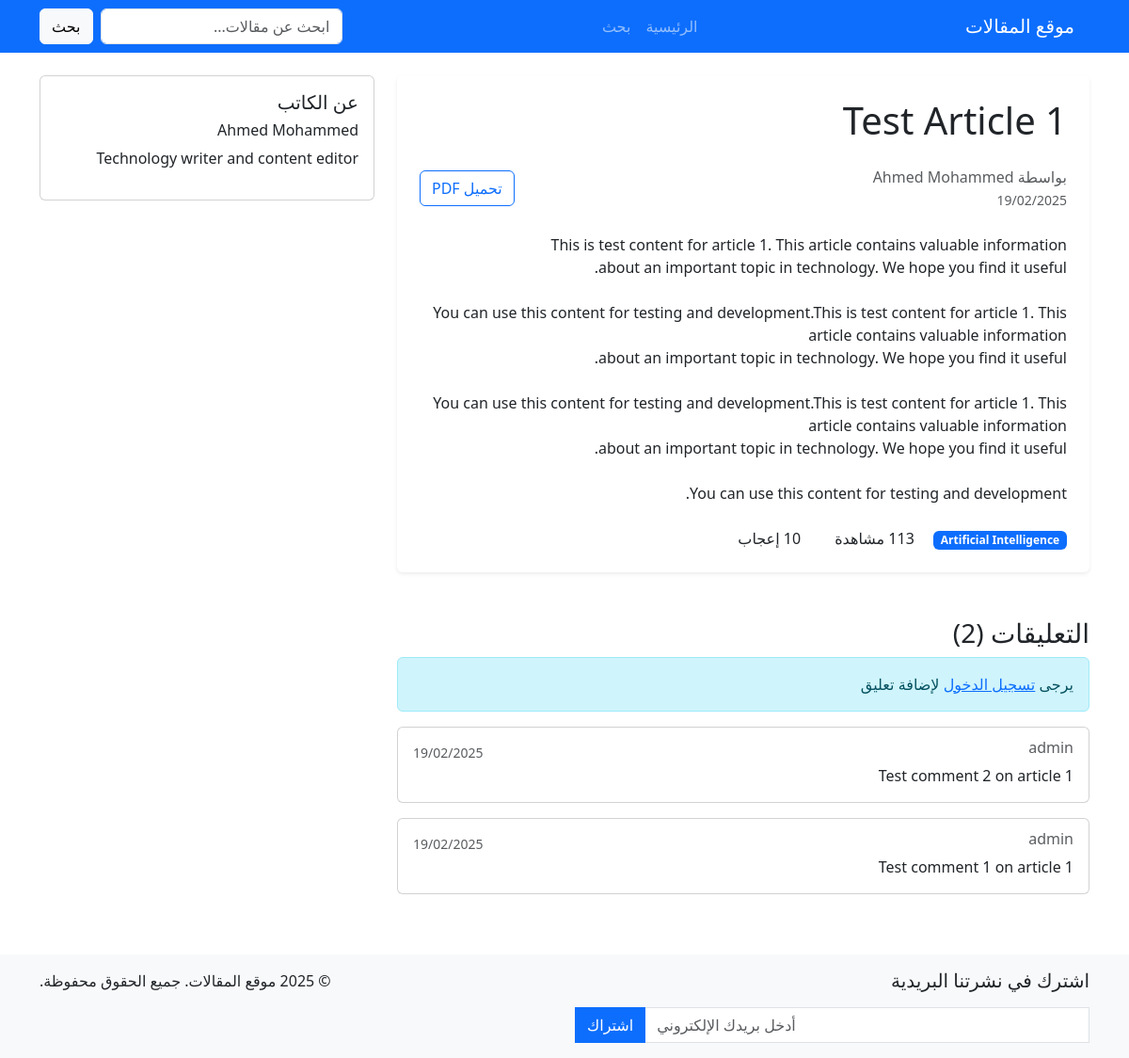
The page /article/test-article-1/ on the database its author committed.
### myapp/models.py (models this page shows, shortened)
class Article(models.Model):
    STATUS_CHOICES = [
        ('draft', 'مسودة'),
        ('published', 'منشور'),
        ('archived', 'مؤرشف')
    ]
    title = models.CharField(max_length=200, validators=[MinLengthValidator(5, "العنوان قصير جداً")])
    slug = models.SlugField(unique=True, blank=True)
    content = models.TextField(validators=[MinLengthValidator(100, "المحتوى قصير جداً")])
    summary = models.TextField(max_length=300, help_text="ملخص قصير للمقال", blank=True)
    author = models.ForeignKey(Author, on_delete=models.CASCADE, related_name='articles')
    category = models.ForeignKey(Category, on_delete=models.SET_NULL, null=True, related_name='articles')
    tags = models.CharField(max_length=500, help_text="الوسوم مفصولة بفواصل", blank=True)
    featured_image = models.ImageField(
        upload_to='articles/',
        null=True,
        blank=True,
        validators=[validate_image_size],
        help_text="الصورة الرئيسية للمقال"
    )
    image = models.ImageField(upload_to='articles/%Y/%m/', blank=True, null=True, help_text="صورة المقال")
    status = models.CharField(max_length=10, choices=STATUS_CHOICES, default='draft')
    pub_date = models.DateTimeField(default=timezone.now)
    last_modified = models.DateTimeField(auto_now=True)
    views = models.PositiveIntegerField(default=0)
    likes = models.PositiveIntegerField(default=0)
    allow_comments = models.BooleanField(default=True)
    featured = models.BooleanField(default=False, help_text="عرض في القسم المميز")
    def save(self, *args, **kwargs):
        if not self.slug:
            self.slug = slugify(self.title)
        super().save(*args, **kwargs)
    class Meta:
        ordering = ['-pub_date']
        verbose_name = "مقال"
        verbose_name_plural = "المقالات"
        indexes = [
            models.Index(fields=['pub_date', 'status']),
            models.Index(fields=['author', 'status']),
            models.Index(fields=['category', 'status']),
        ]
    def get_reading_time(self):
        return readtime.of_text(self.content)

class Author(models.Model):
    name = models.CharField(max_length=200, validators=[MinLengthValidator(2, "يجب أن يحتوي الاسم على حرفين على الأقل")])
    bio = models.TextField(help_text="نبذة عن الكاتب")
    image = models.ImageField(
        upload_to='authors/',
        null=True,
        blank=True,
        validators=[validate_image_size],
        help_text="الحد الأقصى لحجم الصورة 5 ميجابايت"
    )
    email = models.EmailField(blank=True, null=True)
    website = models.URLField(blank=True, null=True, help_text="الموقع الشخصي للكاتب")
    twitter_handle = models.CharField(max_length=50, blank=True)
    joined_date = models.DateTimeField(default=timezone.now)
    class Meta:
        ordering = ['-joined_date']
        verbose_name = "كاتب"
        verbose_name_plural = "الكتّاب"

class Category(models.Model):
    name = models.CharField(max_length=100, unique=True)
    slug = models.SlugField(unique=True, blank=True)
    description = models.TextField()
    icon = models.CharField(max_length=50, help_text="اسم الأيقونة من Bootstrap Icons", default="book")
    parent = models.ForeignKey('self', null=True, blank=True, on_delete=models.CASCADE, related_name='children')
    image = models.ImageField(upload_to='categories/', blank=True, null=True, help_text="صورة التصنيف")
    class Meta:
        ordering = ['name']
        verbose_name = "تصنيف"
        verbose_name_plural = "التصنيفات"

class Comment(models.Model):
    user = models.ForeignKey(User, on_delete=models.CASCADE, related_name='comments')
    article = models.ForeignKey(Article, on_delete=models.CASCADE, related_name='comments')
    parent = models.ForeignKey('self', null=True, blank=True, on_delete=models.CASCADE, related_name='replies')
    text = models.TextField(validators=[MinLengthValidator(5, "التعليق قصير جداً")])
    created_date = models.DateTimeField(default=timezone.now)
    modified_date = models.DateTimeField(auto_now=True)
    likes = models.PositiveIntegerField(default=0)
    is_approved = models.BooleanField(default=True)
    class Meta:
        ordering = ['-created_date']
        verbose_name = "تعليق"
        verbose_name_plural = "التعليقات"

### myapp/views.py (the view)
# urls.py: path('article/<slug:slug>/', views.article_detail, name='article_detail'),
def article_detail(request, slug):
    article = get_object_or_404(
        Article.objects.select_related('author', 'category'),
        slug=slug,
        status='published'
    )
    article.views += 1
    article.save()
    analytics, created = ArticleAnalytics.objects.get_or_create(article=article)
    related_articles = Article.objects.filter(
        status='published',
        category=article.category
    ).exclude(id=article.id)[:3]
    comments = Comment.objects.filter(
        article=article,
        parent__isnull=True,
        is_approved=True
    ).select_related('user').prefetch_related('replies')
    context = {
        'article': article,
        'comments': comments,
        'related_articles': related_articles,
        'reading_time': article.get_reading_time(),
    }
    return render(request, 'myapp/article_detail.html', context)

### myapp/templates/myapp/article_detail.html (shortened to what this page needs)
{% extends 'myapp/base.html' %}
{% block content %}
<div class="row">
    <div class="col-md-8">
        <article class="bg-white p-4 rounded shadow-sm">
            <h1 class="mb-4">{{ article.title }}</h1>
            <div class="d-flex justify-content-between align-items-center mb-4">
                <div>
                    <span class="text-muted">بواسطة {{ article.author.name }}</span>
                    <br>
                    <small class="text-muted">{{ article.pub_date|date:"d/m/Y" }}</small>
                </div>
                <div>
                    <a href="{% url 'myapp:generate_pdf' article.slug %}" class="btn btn-outline-primary">
                         تحميل PDF
                    </a>
                </div>
            </div>
            <div class="article-content mb-4">
                {{ article.content|linebreaks }}
            </div>
            <div class="article-meta">
                <span class="badge bg-primary">{{ article.category.name }}</span>
                <span class="ms-3">
                     {{ article.views }} مشاهدة
                </span>
                <span class="ms-3">
                     {{ article.likes }} إعجاب
                </span>
            </div>
        </article>
        <div class="mt-5">
            <h3>التعليقات ({{ comments.count }})</h3>
            {% if user.is_authenticated %}
            <form id="comment-form" class="mb-4">
                <div class="mb-3">
                    <textarea class="form-control" rows="3" placeholder="اكتب تعليقك هنا..."></textarea>
                </div>
                <button type="submit" class="btn btn-primary">إرسال التعليق</button>
            </form>
            {% else %}
            <div class="alert alert-info">
                يرجى <a href="{% url 'login' %}">تسجيل الدخول</a> لإضافة تعليق
            </div>
            {% endif %}
            <div id="comments-list">
                {% for comment in comments %}
                <div class="card mb-3">
                    <div class="card-body">
                        <div class="d-flex justify-content-between">
                            <h6 class="card-subtitle mb-2 text-muted">{{ comment.user.username }}</h6>
                            <small class="text-muted">{{ comment.created_date|date:"d/m/Y" }}</small>
                        </div>
                        <p class="card-text">{{ comment.text }}</p>
                    </div>
                </div>
                {% endfor %}
            </div>
        </div>
    </div>
    <div class="col-md-4">
        <div class="card mb-4">
            <div class="card-body">
                <h5 class="card-title">عن الكاتب</h5>
                <h6>{{ article.author.name }}</h6>
                <p>{{ article.author.bio }}</p>
            </div>
        </div>
    </div>
</div>
{% endblock %}

### myapp/templates/myapp/base.html (style rules this page uses)
body { font-family: 'Segoe UI', Tahoma, Geneva, Verdana, sans-serif; }

### rows shown on the page
Article: title "Test Article 1", author.name "Ahmed Mohammed", pub_date "19/02/2025", content "This is test content for article 1. This article contains valuable information about an important topic in technology. We hope you find it useful. You can use this content for testing and development.This is test content for article 1. This article contains valuable information about an important topic in technology. We hope you find it useful. You can use this content for testing and development.This is test content for article 1. This article contains valuable information about an important topic in technology. We hope you find it useful. You can use this content for testing and development.", category.name "Artificial Intelligence", author.bio "Technology writer and content editor"
Comment: user.username "admin", created_date "19/02/2025", text "Test comment 2 on article 1"
Comment: user.username "admin", created_date "19/02/2025", text "Test comment 1 on article 1"

### other values the page prints
{{ comments.count }} "2"
